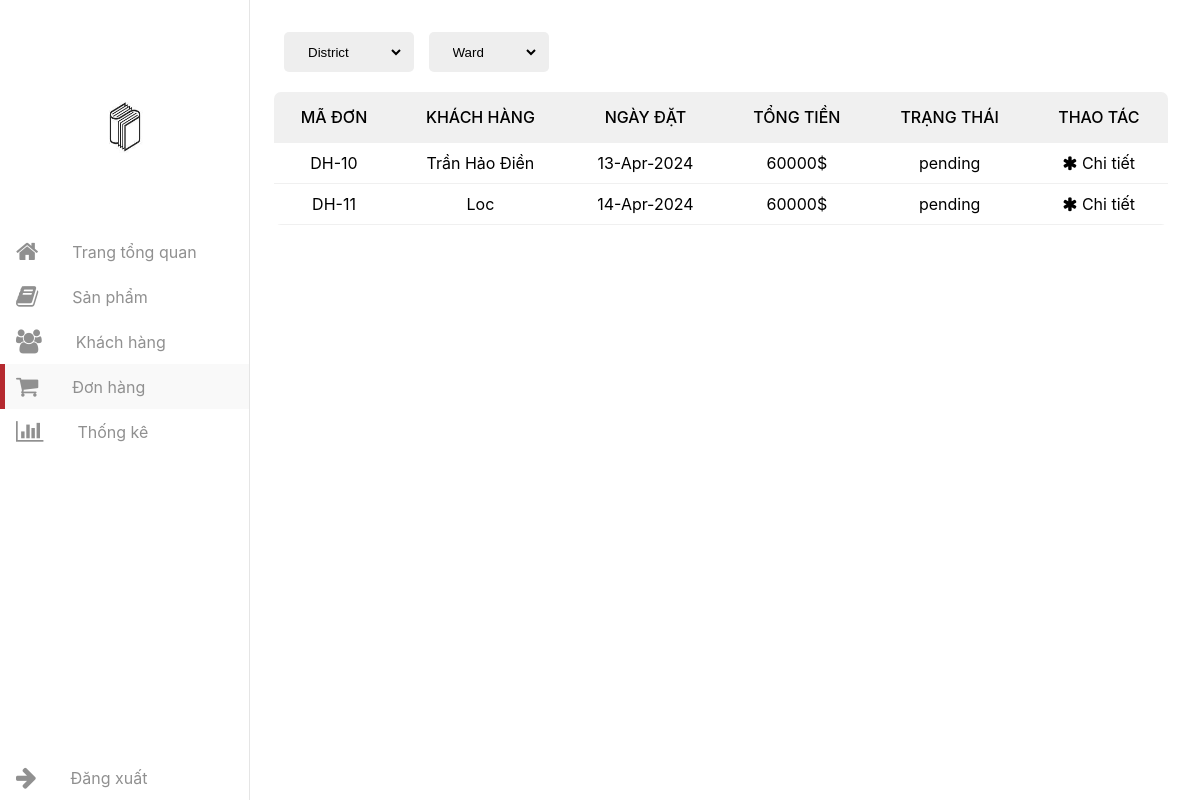
/bookept-main/admin_orders.php (signed in), run on an earlier commit of the app's database.
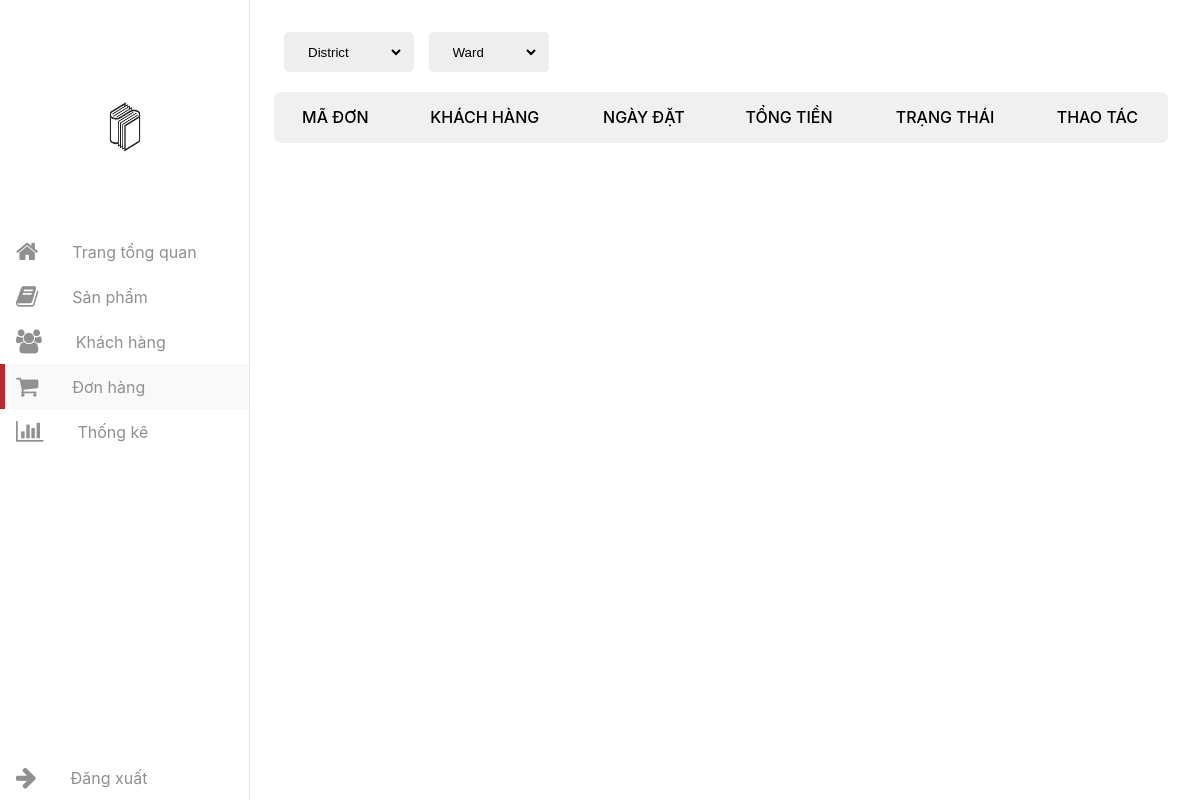
And on a later commit of the database.
### tables this page shows
CREATE TABLE `orders` (
  `id` int(100) NOT NULL,
  `user_id` int(100) NOT NULL,
  `name` varchar(100) NOT NULL,
  `number` varchar(12) NOT NULL,
  `email` varchar(100) NOT NULL,
  `method` varchar(50) NOT NULL,
  `address` varchar(500) NOT NULL,
  `total_products` varchar(1000) NOT NULL,
  `total_price` int(100) NOT NULL,
  `placed_on` date NOT NULL,
  `payment_status` varchar(20) NOT NULL DEFAULT 'pending'
);

### bookept-main/admin_orders.php (the view, shortened to what this page needs)
<?php
include 'config.php';
?>
<!DOCTYPE html>
<html lang="en">
<head>
   <link rel="stylesheet" href="styles/admin/admin.css">
   <link rel="stylesheet" href="styles/admin/admin-reponsive.css">
   <link rel="stylesheet" href="https://cdnjs.cloudflare.com/ajax/libs/font-awesome/4.7.0/css/font-awesome.min.css" type="text/css" />
   <link rel="stylesheet" href="">
</head>
<body>
   <div class="container">
      <aside class="sidebar open">
         <div class="top-sidebar">
            <a href="admin_main.php" class="channel-logo"><img src="image/homelogo.jpeg" alt="Channel Logo"></a>
            <div class="hidden-sidebar your-channel"><img src="" style="height: 30px;" alt="">
            </div>
         </div>
         <div class="middle-sidebar">
            <ul class="sidebar-list">
               <li class="sidebar-list-item tab-content">
                  <a href="admin_main.php" class="sidebar-link">
                     <div class="sidebar-icon"><i class="fa fa-home"></i></div>
                     <div class="hidden-sidebar">Trang tổng quan</div>
                  </a>
               </li>
               <li class="sidebar-list-item tab-content">
                  <a href="admin_products.php" class="sidebar-link">
                     <div class="sidebar-icon"><i class="fa fa-book"></i></div>
                     <div class="hidden-sidebar">Sản phẩm</div>
                  </a>
               </li>
               <li class="sidebar-list-item tab-content">
                  <a href="admin_users.php" class="sidebar-link">
                     <div class="sidebar-icon"><i class="fa fa-group"></i></div>
                     <div class="hidden-sidebar">Khách hàng</div>
                  </a>
               </li>
               <li class="sidebar-list-item tab-content active">
                  <a href="admin_orders.php" class="sidebar-link">
                     <div class="sidebar-icon"><i class="fa fa-shopping-cart"></i></div>
                     <div class="hidden-sidebar">Đơn hàng</div>
                  </a>
               </li>
               <li class="sidebar-list-item tab-content">
                  <a href="admin_stats.php" class="sidebar-link">
                     <div class="sidebar-icon"><i class="fa fa-bar-chart"></i></div>
                     <div class="hidden-sidebar">Thống kê</div>
                  </a>
               </li>
            </ul>
         </div>
         <div class="bottom-sidebar">
            <ul class="sidebar-list">
               <li class="sidebar-list-item user-logout">
                  <a href="admin_stats.php" class="sidebar-link" id="logout-acc">
                     <div class="sidebar-icon"><i class="fa fa-arrow-right"></i></div>
                     <div class="hidden-sidebar">Đăng xuất</div>
                  </a>
               </li>
            </ul>
         </div>
      </aside>
      <main class="content">
         <div class="section active">
            <div class="admin-control">
               <div class="admin-control-left">
                  <select name="districts" id="district" onchange="findOrderPlace()">
                     <option value="2" selected disabled >District</option>
                  </select>
                  <select name="ward" id="ward" onchange="findOrderPlace()">
                  <option value="2" selected disabled>Ward</option>
                  </select>
               </div>
            </div>
            <div class="table">
               <table width="100%">
                  <thead>
                     <tr>
                        <td>Mã đơn</td>
                        <td>Khách hàng</td>
                        <td>Ngày đặt</td>
                        <td>Tổng tiền</td>
                        <td>Trạng thái</td>
                        <td>Thao tác</td>
                     </tr>
                  </thead>
                  <tbody id="showOrder">
                     <?php
                     $select_orders = mysqli_query($conn, "SELECT * FROM orders") or die('query failed');
                     if (mysqli_num_rows($select_orders) > 0) {
                        while ($fetch_orders = mysqli_fetch_assoc($select_orders)) {
                     ?>
                           <tr>
                              <td value="<?php echo $fetch_orders['id'] ?>">DH-<?php echo $fetch_orders['id']; ?></td>
                              <td><?php echo $fetch_orders['name'] ?></td>
                              <td><?php echo $fetch_orders['placed_on'] ?></td>
                              <td><?php echo $fetch_orders['total_price'] ?>$</td>
                              <td><?php echo $fetch_orders['payment_status'] ?></td>
                              <td class="control">
                                 <form method="post">
                                 <a style="color:black" href="admin_orderdetail.php?order_id=<?php echo $fetch_orders['id']; ?>"><i class=" fa fa-asterisk"></i> Chi tiết</a>
                                 </form>
                          <?php
                        }
                     }
                           ?>
                              </td>
                           </tr>
                  </tbody>
               </table>
            </div>
         </div>
      </main>
   </div>
</body>
</html>

### bookept-main/styles/admin/admin.css (style rules this page uses)
*, *::before, *::after { box-sizing: border-box; margin: 0; padding: 0; list-style-type: none; text-decoration: none; }
:root { --red: #b5292f; --lightest-gray: rgb(249, 249, 249); --lighter-gray: rgb(240, 240, 240); --light-gray: rgb(144, 144, 144); --medium-gray: rgb(96, 96, 96); --dark-gray: rgb(13, 13, 13); --header-height: 60px; --animation-duration: 200ms; --animation-timing-curve: ease-in-out; }
html { scroll-behavior: smooth; }
body { margin: 0; font-family: "SF Pro Display", sans-serif; overflow-x: hidden; }
select { background-color: #eee; padding: 10px 20px; border-radius: 5px; outline: none; border: none; margin-left: 10px; border-right: 10px solid #eee !important; height: 40px; cursor: pointer; }
body,input,button,textarea,pre { font-family: SFProDisplay, sans-serif; -webkit-tap-highlight-color: rgba(0, 0, 0, 0); }
.sidebar { flex-shrink: 0; overflow: hidden; width: 75px; border-right: 1px solid rgba(0, 0, 0, 0.1); display: flex; flex-direction: column; height: 100vh; padding-top: 5rem; align-items: center; justify-content: stretch; transition: width var(--animation-duration) var(--animation-timing-curve); position: sticky; left: 0; top: 0; }
.sidebar .hidden-sidebar { opacity: 0; width: 0; height: 0; transition: opacity var(--animation-duration) var(--animation-timing-curve); }
.sidebar.open .hidden-sidebar { width: 100%; height: auto; opacity: 1; }
.sidebar .top-sidebar { display: flex; flex-direction: column; align-items: center; margin-bottom: 0.5rem; }
.sidebar .channel-logo { display: block; width: 30px; height: 30px; transition: var(--animation-duration) var(--animation-timing-curve); }
.sidebar.open .channel-logo { width: 100px; height: 100px; }
.sidebar .channel-logo>img { width: 100%; height: 100%; }
.middle-sidebar { overflow-y: auto; overflow-x: hidden; flex-grow: 1; margin: 1rem 0; }
.middle-sidebar, .bottom-sidebar { width: 100%; }
.sidebar-list { margin: 0; padding: 0; display: flex; flex-direction: column; align-items: center; width: 100%; list-style: none; }
.sidebar.open .sidebar-link { justify-content: flex-start; padding-left: 1rem; }
.sidebar-icon { font-size: 24px; flex-shrink: 0; margin-right: 10px; }
.sidebar-list .hidden-sidebar { margin-left: 1.5rem; white-space: nowrap; }
.sidebar-link { display: flex; width: 100%; padding: 0.5rem 0; color: var(--light-gray); text-decoration: none; align-items: center; padding-left: 25px; }
.sidebar-list-item { position: relative; width: 100%; color: var(--light-gray); display: flex; align-items: center; }
.sidebar-list-item.active { color: var(--red); background-color: var(--lightest-gray); }
.sidebar-list-item.active::before { content: ""; background-color: var(--red); height: 100%; top: 0; left: 0; width: 5px; position: absolute; }
.sidebar.open { width: 250px; }
.your-channel { color: var(--dark-gray); font-size: 1rem; font-weight: bold; margin-bottom: 0.15rem; margin-top: 0.5rem; }
.sidebar .top-sidebar { height: 30px; transition: height var(--animation-duration) var(--animation-timing-curve); }
.sidebar.open .top-sidebar { height: 125px; }
.sidebar .top-sidebar .hidden-sidebar { text-align: center; width: 100%; }
.container { display: flex; }
.content { width: 100%; background-color: #fff; overflow: hidden; }
.section { padding: 2rem 2rem 0 1.5rem; display: none; background-color: #fff; position: relative; }
.section.active { display: block; }
.table { width: 100%; overflow: auto; background: #fff; border-radius: 7px; }
table { border-collapse: collapse; }
tr { border-bottom: 1px solid var(--lighter-gray); }
thead td { font-size: 16px; text-transform: uppercase; font-weight: 500; background: var(--lighter-gray); padding: 15px; text-align: center; white-space: nowrap; }
.admin-control { display: flex; justify-content: space-between; margin-bottom: 20px; flex-wrap: wrap; align-items: center; }
.hidden-sidebar { display: inline-block; }
tbody tr td { padding: 10px 15px; text-align: center; white-space: nowrap; }

What changed in the data, as far as the page shows it:
removed orders: id "10", name "Trần Hảo Điền", placed_on "13-Apr-2024", total_price "60000", payment_status "pending"
removed orders: id "11", name "Loc", placed_on "14-Apr-2024", total_price "60000", payment_status "pending"
